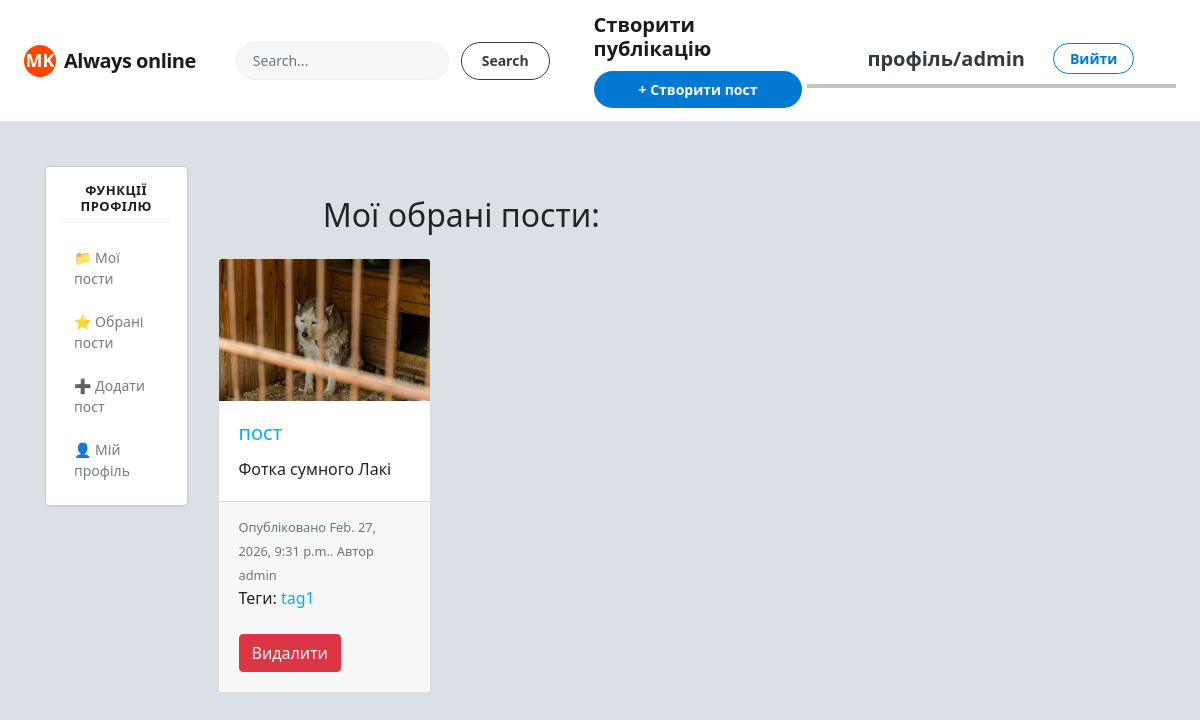
Screenshot of /favourite-posts/ (signed in) with the database file from the repository.
### blog/models.py (models this page shows, shortened)
class Post(models.Model):
    STATUS_CHOICES = (
        ('draft', 'Draft'),
        ('published', 'Published'),
    )
    title = models.CharField(max_length=250, verbose_name='Назва поста')
    slug = models.SlugField(max_length=250, unique_for_date='publish')
    author = models.ForeignKey(User, on_delete=models.CASCADE,
                               related_name='blog_posts', verbose_name='Автор')
    short_description=models.CharField(max_length=400, verbose_name='Короткий опис')
    publish = models.DateTimeField(default=timezone.now, verbose_name='Дата публікації')
    created = models.DateTimeField(auto_now_add=True, verbose_name='Дата створення')
    updated = models.DateTimeField(auto_now=True, verbose_name='Дата зміни')
    status = models.CharField(max_length=10, choices=STATUS_CHOICES, default='draft', verbose_name='Статус публікації')
    image = models.ImageField(upload_to='product_images/', blank=False, verbose_name='Зображення')
    tags = TaggableManager()
    favourite = models.ManyToManyField(User, related_name='fav_posts', blank=True)
    likes = models.ManyToManyField(User, related_name='liked_posts', blank=True)
    class Meta:
        ordering = ['-publish']
    def get_absolute_url(self):
        return reverse('blog:post_detail', args=[self.publish.year, self.publish.month, self.publish.day, self.slug, self.id])

### blog/views.py (the view)
# urls.py: path('favourite-posts/', views.favourite_posts, name='favourite_posts'),
def favourite_posts(request):
    return render(request, 'blog/account/fav_posts.html', {})

### blog/templates/blog/account/fav_posts.html (shortened to what this page needs)
{% extends 'blog/base_account.html' %}
{% block account_content %}
<h2 class="text-center mb-4">Мої обрані пости:</h2>
    <div class="card-deck">
        <div class="row row-cols-2 row-cols-md-2">
            {% for post in request.user.fav_posts.all %}
                    <div class="col mb-4" >
                        <div class="card" style="height: 100%">
                            <a href="{{ post.get_absolute_url }}">
                                <img src="{{ MEDIA_URL }}{{ post.image.url }}" class="card-img-top" alt="...">
                            </a>
                            <div class="card-body">
                                <a href="{{ post.get_absolute_url }}">
                                    <h5 class="card-title">{{ post.title }}</h5>
                                </a>
                                <p class="card-text">{{ post.short_description|truncatewords:25 }}</p>
                            </div>
                            <div class="card-footer">
                                <small class="text-muted">Опубліковано {{ post.publish }}. Автор {{ post.author }}</small>
                                <p> Теги:
                                    {% for tag in post.tags.all %}
                                        <a href="{%  url "blog:post_list_by_tag" tag.slug  %}">
                                            {{ tag.name }}
                                        </a>
                                    {% endfor %}
                                </p>
                                <a class="btn btn-danger my-2 mr-3 ml-0" href="{% url 'blog:delete_from_favourite_in_dashboard' post.id %}">
                                    Видалити
                                </a>
                            </div>
                        </div>
                    </div>
            {% endfor %}
        </div>
    </div>
{% endblock %}

### blog/templates/blog/base.html (shortened to what this page needs)
{% load static %}
<!DOCTYPE html>
<html lang="uk">
<head>
   <link rel="stylesheet" href="https://cdn.jsdelivr.net/npm/bootstrap@4.5.3/dist/css/bootstrap.min.css">
   <link rel="stylesheet" href="{% static 'css/style.css' %}">
</head>
<body style="background-color: #dae0e6;">
   {% block navbar %}
     <nav class="navbar navbar-expand-lg navbar-light bg-white border-bottom py-2 px-4" style="font-family: 'Segoe UI', sans-serif;">
         <a class="navbar-brand d-flex align-items-center" href="{% url 'blog:post_list' %}" style="gap: 8px;">
             <div style="background-color: #FF4500; width: 32px; height: 32px; border-radius: 50%; display: flex; align-items: center; justify-content: center; color: white; font-weight: bold; font-size: 18px; text-decoration: none;">
                 MK
             </div>
             <span style="font-size: 20px; font-weight: 700; color: #1c1c1c; letter-spacing: -0.5px;">Always online</span>
         </a>
         <div class="collapse navbar-collapse mx-4" id="navbarSupportedContent" style="flex-grow: 1; max-width: 600px;">
    <form method="get" action="{% url 'blog:post_list' %}" class="w-100 d-flex align-items-center" style="gap: 12px;">
        <div style="flex-grow: 1; position: relative;">
            <input type="text" name="query" class="form-control rounded-pill" placeholder="Search..." value="{{ request.GET.query|default:'' }}" style="background-color: #f6f7f8; border: 1px solid #edeff1; padding: 8px 16px; font-size: 14px; width: 100%; height: 38px; outline: none; box-shadow: none;">
        </div>
        <button class="btn btn-outline-dark rounded-pill font-weight-bold" type="submit" style="font-size: 14px; padding: 6px 20px; white-space: nowrap; height: 38px;">
            Search
        </button>
    </form>
</div>
         <div style="background-color: #ffffff;  border-radius: 4px; padding: 5px; margin-left: 15px;">
                <h4 style="margin: 0 0 10px 0; font-size: 20px; font-weight: bold; color: #1c1c1c;">Створити публікацію</h4>
                <a href="{% url 'blog:post_add' %}" class="btn btn-primary btn-block rounded-pill font-weight-bold" style="background-color: #0079d3; border: none; font-size: 14px; padding: 8px;">
                    + Створити пост
                </a>
            </div>
         <div id="header" class="d-flex align-items-center" style="font-size: 14px; gap: 12px; margin-left: auto;">
            {% if request.user.is_authenticated %}
                <a href="{% url 'blog:dashboard' %}" class="font-weight-bold text-dark text-decoration-none mr-3">
                    профіль/{{ request.user.username }}
                </a>
                <form method="post" action="{% url 'blog:logout' %}" style="display: inline; margin: 0;">
                    <button type="submit" class="btn btn-outline-primary btn-sm rounded-pill font-weight-bold px-3" style="border-color: #0079d3; color: #0079d3;">
                        Вийти
                    </button>
                </form>
            {% else %}
                <a href="{% url 'blog:login' %}" class="btn btn-primary btn-sm rounded-pill font-weight-bold px-4" style="background-color: #0079d3; border-color: #0079d3;">
                    Увійти
                </a>
            {% endif %}
         </div>
     </nav>
   {% endblock %}
   <div id="content" class="py-4">
       {% block content %}{% endblock %}
   </div>
</body>
</html>

### blog/static/css/style.css (style rules this page uses)
body { margin: 0; padding: 0; font-family: helvetica, sans-serif; }
a { color:#00abff; text-decoration: none; }
h2 { font-weight:normal; margin:30px 0 0; }
#content { float:left; width:60%; padding:0 0 0 30px; }
#header { padding:10px 60px; font-size:14px; color:#fff; border-bottom:4px solid #C0C5C1; overflow:auto; }
#header a { color:#f3f7cc; font-size: 20px; font-weight: bold; }
nav { background-color: #574b60; }
#header { padding: 10px 60px; border-bottom: 4px solid #C0C5C1; }
#header a { font-size: 20px; font-weight: bold; }

### rows the page displays
Post: image (picture), title "пост", short_description "Фотка сумного Лакі", publish "Feb. 27, 2026, 9:31 p.m.", author "admin"
Tag: name "tag1"

### other values shown
{{ request.user.username }} "admin"
